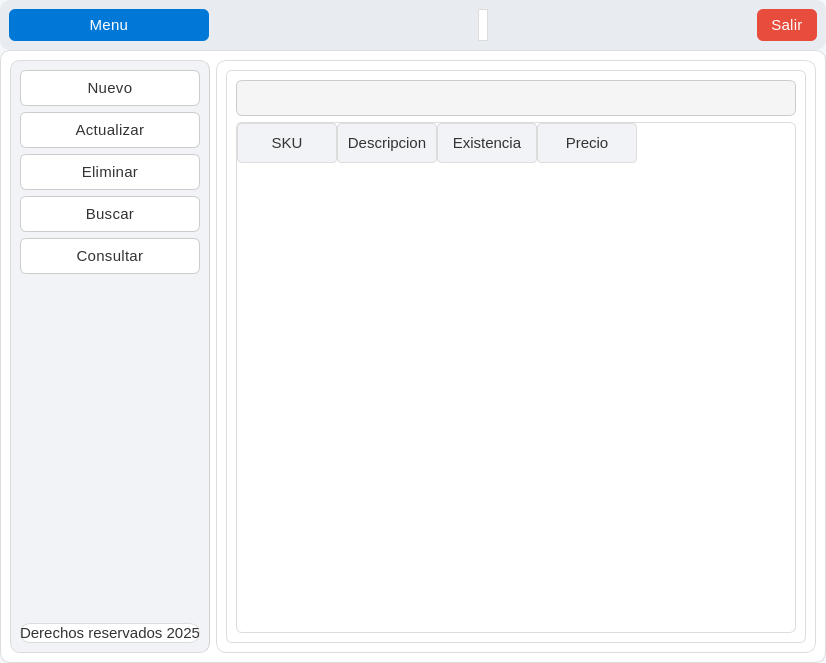
<?xml version="1.0" encoding="UTF-8"?>
<ui version="4.0">
 <class>MainWindow</class>
 <widget class="QMainWindow" name="MainWindow">
  <property name="geometry">
   <rect>
    <x>0</x>
    <y>0</y>
    <width>826</width>
    <height>663</height>
   </rect>
  </property>
  <property name="windowTitle">
   <string>MainWindow</string>
  </property>
  <property name="styleSheet">
   <string notr="true">/* === Estilo general === */
QMainWindow {
    background-color: #f6f7fb;
    color: #333333;
    font-family: &quot;Segoe UI Variable&quot;, &quot;Roboto&quot;, &quot;Open Sans&quot;, sans-serif;
    font-size: 16px;
    font-weight: 300; /* Más delgada */
}

/* === Frames === */
QFrame {
    background-color: #ffffff;
    border-radius: 10px;
    border: 1px solid #dcdcdc;
}

/* Barra superior */
#frame_superior {
    background-color: #e8ecf1;
    border: none;
}

/* Panel lateral */
#frame_lateral {
    background-color: #f1f3f6;
    border-right: 1px solid #d1d1d1;
}

/* Área principal */
#frame_paginas {
    background-color: #ffffff;
}

/* === Botones === */
QPushButton {
    background-color: #f5f5f5;
    color: #333333;
    border: 1px solid #cccccc;
    border-radius: 6px;
    padding: 8px 14px;
    font-weight: 400;
    font-size: 15px;
    letter-spacing: 0.3px;
}

QPushButton:hover {
    background-color: #0078d7;
    color: #ffffff;
    border: 1px solid #0078d7;
}

QPushButton:pressed {
    background-color: #005a9e;
    color: #ffffff;
    border: 1px solid #005a9e;
}

/* Botón principal (Menú) */
#boton_menu {
    background-color: #0078d7;
    color: white;
    border: none;
    font-weight: 400;
}
#boton_menu:hover {
    background-color: #006cbe;
}
#boton_menu:pressed {
    background-color: #005a9e;
}

/* Botón salir */
#boton_salir {
    background-color: #e74c3c;
    color: white;
    border: none;
}
#boton_salir:hover {
    background-color: #c0392b;
}
#boton_salir:pressed {
    background-color: #a93226;
}

/* === Campos de texto === */
QLineEdit {
    background-color: #ffffff;
    color: #333333;
    border: 1px solid #cccccc;
    border-radius: 4px;
    padding: 6px 8px;
    font-size: 15px;
    font-weight: 300;
}

QLineEdit:focus {
    border: 1px solid #0078d7;
    background-color: #f9fcff;
}

/* === Labels === */
QLabel {
    color: #333333;
    font-weight: 300;
    font-size: 15px;
}

/* Label inferior o secundario */
#label {
    color: #666666;
    font-size: 13px;
    font-style: italic;
}

/* === Stacked Widget === */
QStackedWidget {
    background-color: #ffffff;
    border: 1px solid #dcdcdc;
    border-radius: 6px;
}

/* === Scrollbars === */
QScrollBar:vertical {
    border: none;
    background: #f0f0f0;
    width: 10px;
    border-radius: 4px;
}
QScrollBar::handle:vertical {
    background: #cccccc;
    min-height: 20px;
    border-radius: 4px;
}
QScrollBar::handle:vertical:hover {
    background: #0078d7;
}
QScrollBar::add-line:vertical,
QScrollBar::sub-line:vertical {
    height: 0;
}

/* === Layouts === */
QVBoxLayout, QHBoxLayout {
    spacing: 10px;
}

/* === Botones laterales === */
#boton_agregar, #boton_buscar, #boton_actualizar, #boton_eliminar, #boton_consultar {
    background-color: #ffffff;
    border: 1px solid #cccccc;
    color: #333333;
    font-weight: 400;
    font-size: 15px;
}

#boton_agregar:hover, 
#boton_buscar:hover, 
#boton_actualizar:hover, 
#boton_eliminar:hover,
#boton_consultar:hover {
    background-color: #e8f0fe;
    border: 1px solid #0078d7;
    color: #0078d7;
}

#boton_agregar:pressed, 
#boton_buscar:pressed, 
#boton_actualizar:pressed, 
#boton_eliminar:pressed ,
#boton_consultar:pressed{
    background-color: #cce0ff;
}

/* === Tooltips === */
QToolTip {
    background-color: #ffffff;
    color: #333333;
    border: 1px solid #0078d7;
    padding: 6px;
    border-radius: 4px;
    font-size: 14px;
}</string>
  </property>
  <widget class="QWidget" name="centralwidget">
   <layout class="QVBoxLayout" name="verticalLayout" stretch="1,8">
    <property name="spacing">
     <number>0</number>
    </property>
    <property name="leftMargin">
     <number>0</number>
    </property>
    <property name="topMargin">
     <number>0</number>
    </property>
    <property name="rightMargin">
     <number>0</number>
    </property>
    <property name="bottomMargin">
     <number>0</number>
    </property>
    <item>
     <widget class="QFrame" name="frame_superior">
      <property name="minimumSize">
       <size>
        <width>0</width>
        <height>50</height>
       </size>
      </property>
      <property name="maximumSize">
       <size>
        <width>16777215</width>
        <height>50</height>
       </size>
      </property>
      <property name="frameShape">
       <enum>QFrame::StyledPanel</enum>
      </property>
      <property name="frameShadow">
       <enum>QFrame::Raised</enum>
      </property>
      <layout class="QHBoxLayout" name="horizontalLayout">
       <item>
        <widget class="QPushButton" name="boton_menu">
         <property name="minimumSize">
          <size>
           <width>200</width>
           <height>0</height>
          </size>
         </property>
         <property name="text">
          <string>Menu</string>
         </property>
         <property name="icon">
          <iconset>
           <normaloff>../resources/imagenes/boton_menu.png</normaloff>../resources/imagenes/boton_menu.png</iconset>
         </property>
         <property name="iconSize">
          <size>
           <width>32</width>
           <height>32</height>
          </size>
         </property>
        </widget>
       </item>
       <item>
        <spacer name="horizontalSpacer">
         <property name="orientation">
          <enum>Qt::Horizontal</enum>
         </property>
         <property name="sizeHint" stdset="0">
          <size>
           <width>161</width>
           <height>20</height>
          </size>
         </property>
        </spacer>
       </item>
       <item>
        <widget class="QLabel" name="label">
         <property name="text">
          <string/>
         </property>
        </widget>
       </item>
       <item>
        <spacer name="horizontalSpacer_2">
         <property name="orientation">
          <enum>Qt::Horizontal</enum>
         </property>
         <property name="sizeHint" stdset="0">
          <size>
           <width>161</width>
           <height>20</height>
          </size>
         </property>
        </spacer>
       </item>
       <item>
        <widget class="QPushButton" name="boton_salir">
         <property name="text">
          <string>Salir</string>
         </property>
         <property name="icon">
          <iconset>
           <normaloff>../resources/imagenes/salir.png</normaloff>../resources/imagenes/salir.png</iconset>
         </property>
         <property name="iconSize">
          <size>
           <width>32</width>
           <height>32</height>
          </size>
         </property>
        </widget>
       </item>
      </layout>
     </widget>
    </item>
    <item>
     <widget class="QFrame" name="frame_central">
      <property name="frameShape">
       <enum>QFrame::StyledPanel</enum>
      </property>
      <property name="frameShadow">
       <enum>QFrame::Raised</enum>
      </property>
      <layout class="QHBoxLayout" name="horizontalLayout_2">
       <item>
        <widget class="QFrame" name="frame_lateral">
         <property name="minimumSize">
          <size>
           <width>0</width>
           <height>200</height>
          </size>
         </property>
         <property name="maximumSize">
          <size>
           <width>200</width>
           <height>16777215</height>
          </size>
         </property>
         <property name="frameShape">
          <enum>QFrame::StyledPanel</enum>
         </property>
         <property name="frameShadow">
          <enum>QFrame::Raised</enum>
         </property>
         <layout class="QVBoxLayout" name="verticalLayout_2">
          <item>
           <widget class="QPushButton" name="boton_agregar">
            <property name="layoutDirection">
             <enum>Qt::RightToLeft</enum>
            </property>
            <property name="text">
             <string>Nuevo</string>
            </property>
            <property name="icon">
             <iconset>
              <normaloff>../resources/imagenes/boton_agregar.png</normaloff>../resources/imagenes/boton_agregar.png</iconset>
            </property>
            <property name="iconSize">
             <size>
              <width>32</width>
              <height>32</height>
             </size>
            </property>
           </widget>
          </item>
          <item>
           <widget class="QPushButton" name="boton_actualizar">
            <property name="layoutDirection">
             <enum>Qt::RightToLeft</enum>
            </property>
            <property name="text">
             <string>Actualizar</string>
            </property>
            <property name="icon">
             <iconset>
              <normaloff>../resources/imagenes/boton_modificar.png</normaloff>../resources/imagenes/boton_modificar.png</iconset>
            </property>
            <property name="iconSize">
             <size>
              <width>32</width>
              <height>32</height>
             </size>
            </property>
           </widget>
          </item>
          <item>
           <widget class="QPushButton" name="boton_eliminar">
            <property name="layoutDirection">
             <enum>Qt::RightToLeft</enum>
            </property>
            <property name="text">
             <string>Eliminar</string>
            </property>
            <property name="icon">
             <iconset>
              <normaloff>../resources/imagenes/boton_eliminar.png</normaloff>../resources/imagenes/boton_eliminar.png</iconset>
            </property>
            <property name="iconSize">
             <size>
              <width>32</width>
              <height>32</height>
             </size>
            </property>
           </widget>
          </item>
          <item>
           <widget class="QPushButton" name="boton_buscar">
            <property name="layoutDirection">
             <enum>Qt::RightToLeft</enum>
            </property>
            <property name="text">
             <string>Buscar</string>
            </property>
            <property name="icon">
             <iconset>
              <normaloff>../resources/imagenes/BUSCAR.png</normaloff>../resources/imagenes/BUSCAR.png</iconset>
            </property>
            <property name="iconSize">
             <size>
              <width>32</width>
              <height>32</height>
             </size>
            </property>
           </widget>
          </item>
          <item>
           <widget class="QPushButton" name="boton_consultar">
            <property name="layoutDirection">
             <enum>Qt::RightToLeft</enum>
            </property>
            <property name="text">
             <string>Consultar</string>
            </property>
            <property name="icon">
             <iconset>
              <normaloff>../resources/imagenes/boton_consultar.png</normaloff>../resources/imagenes/boton_consultar.png</iconset>
            </property>
            <property name="iconSize">
             <size>
              <width>32</width>
              <height>32</height>
             </size>
            </property>
           </widget>
          </item>
          <item>
           <spacer name="verticalSpacer">
            <property name="orientation">
             <enum>Qt::Vertical</enum>
            </property>
            <property name="sizeHint" stdset="0">
             <size>
              <width>20</width>
              <height>204</height>
             </size>
            </property>
           </spacer>
          </item>
          <item>
           <widget class="QLabel" name="label_mensaje">
            <property name="text">
             <string>Derechos reservados 2025</string>
            </property>
            <property name="alignment">
             <set>Qt::AlignCenter</set>
            </property>
           </widget>
          </item>
         </layout>
        </widget>
       </item>
       <item>
        <widget class="QFrame" name="frame_paginas">
         <property name="frameShape">
          <enum>QFrame::StyledPanel</enum>
         </property>
         <property name="frameShadow">
          <enum>QFrame::Raised</enum>
         </property>
         <layout class="QVBoxLayout" name="verticalLayout_3">
          <item>
           <widget class="QStackedWidget" name="stackedWidget">
            <property name="currentIndex">
             <number>4</number>
            </property>
            <widget class="QWidget" name="page_agregar">
             <layout class="QVBoxLayout" name="verticalLayout_6">
              <item>
               <layout class="QGridLayout" name="gridLayout">
                <item row="0" column="0">
                 <widget class="QLabel" name="label_3">
                  <property name="text">
                   <string>SKU</string>
                  </property>
                 </widget>
                </item>
                <item row="1" column="0">
                 <widget class="QLabel" name="label_4">
                  <property name="text">
                   <string>Descripcion</string>
                  </property>
                 </widget>
                </item>
                <item row="1" column="1">
                 <widget class="QLineEdit" name="descripcion_agregar"/>
                </item>
                <item row="2" column="0">
                 <widget class="QLabel" name="label_5">
                  <property name="text">
                   <string>Existencia</string>
                  </property>
                 </widget>
                </item>
                <item row="0" column="1">
                 <widget class="QLineEdit" name="sku_agregar">
                  <property name="minimumSize">
                   <size>
                    <width>150</width>
                    <height>0</height>
                   </size>
                  </property>
                  <property name="maximumSize">
                   <size>
                    <width>150</width>
                    <height>16777215</height>
                   </size>
                  </property>
                 </widget>
                </item>
                <item row="3" column="1">
                 <widget class="QLineEdit" name="precio_agregar">
                  <property name="minimumSize">
                   <size>
                    <width>80</width>
                    <height>0</height>
                   </size>
                  </property>
                  <property name="maximumSize">
                   <size>
                    <width>80</width>
                    <height>16777215</height>
                   </size>
                  </property>
                 </widget>
                </item>
                <item row="2" column="1">
                 <widget class="QLineEdit" name="existencia_agregar">
                  <property name="minimumSize">
                   <size>
                    <width>100</width>
                    <height>0</height>
                   </size>
                  </property>
                  <property name="maximumSize">
                   <size>
                    <width>100</width>
                    <height>16777215</height>
                   </size>
                  </property>
                 </widget>
                </item>
                <item row="3" column="0">
                 <widget class="QLabel" name="label_6">
                  <property name="text">
                   <string>Precio</string>
                  </property>
                 </widget>
                </item>
               </layout>
              </item>
              <item>
               <widget class="QPushButton" name="boton_accion_agregar">
                <property name="text">
                 <string>Guardar</string>
                </property>
                <property name="icon">
                 <iconset>
                  <normaloff>../resources/imagenes/guardar.png</normaloff>../resources/imagenes/guardar.png</iconset>
                </property>
                <property name="iconSize">
                 <size>
                  <width>32</width>
                  <height>32</height>
                 </size>
                </property>
               </widget>
              </item>
             </layout>
            </widget>
            <widget class="QWidget" name="page_buscar">
             <layout class="QVBoxLayout" name="verticalLayout_8">
              <item>
               <layout class="QGridLayout" name="gridLayout_5">
                <item row="0" column="1">
                 <widget class="QLineEdit" name="sku_buscar">
                  <property name="minimumSize">
                   <size>
                    <width>150</width>
                    <height>0</height>
                   </size>
                  </property>
                  <property name="maximumSize">
                   <size>
                    <width>150</width>
                    <height>16777215</height>
                   </size>
                  </property>
                 </widget>
                </item>
                <item row="0" column="0">
                 <widget class="QLabel" name="label_19">
                  <property name="text">
                   <string>SKU</string>
                  </property>
                 </widget>
                </item>
                <item row="2" column="1">
                 <widget class="QLineEdit" name="existencia_buscar">
                  <property name="minimumSize">
                   <size>
                    <width>100</width>
                    <height>0</height>
                   </size>
                  </property>
                  <property name="maximumSize">
                   <size>
                    <width>100</width>
                    <height>16777215</height>
                   </size>
                  </property>
                 </widget>
                </item>
                <item row="3" column="1">
                 <widget class="QLineEdit" name="precio_buscar">
                  <property name="minimumSize">
                   <size>
                    <width>80</width>
                    <height>0</height>
                   </size>
                  </property>
                  <property name="maximumSize">
                   <size>
                    <width>80</width>
                    <height>16777215</height>
                   </size>
                  </property>
                 </widget>
                </item>
                <item row="1" column="1">
                 <widget class="QLineEdit" name="descripcion_buscar"/>
                </item>
                <item row="1" column="0">
                 <widget class="QLabel" name="label_20">
                  <property name="text">
                   <string>Descripcion</string>
                  </property>
                 </widget>
                </item>
                <item row="2" column="0">
                 <widget class="QLabel" name="label_21">
                  <property name="text">
                   <string>Existencia</string>
                  </property>
                 </widget>
                </item>
                <item row="3" column="0">
                 <widget class="QLabel" name="label_22">
                  <property name="text">
                   <string>Precio</string>
                  </property>
                 </widget>
                </item>
                <item row="0" column="2">
                 <widget class="QPushButton" name="boton_buscar_buscar">
                  <property name="text">
                   <string/>
                  </property>
                  <property name="icon">
                   <iconset>
                    <normaloff>../resources/imagenes/BUSCAR.png</normaloff>../resources/imagenes/BUSCAR.png</iconset>
                  </property>
                  <property name="iconSize">
                   <size>
                    <width>32</width>
                    <height>32</height>
                   </size>
                  </property>
                 </widget>
                </item>
               </layout>
              </item>
              <item>
               <widget class="QPushButton" name="boton_accion_limpiar">
                <property name="text">
                 <string>Limpiar</string>
                </property>
                <property name="icon">
                 <iconset>
                  <normaloff>../resources/imagenes/limpiar.png</normaloff>../resources/imagenes/limpiar.png</iconset>
                </property>
                <property name="iconSize">
                 <size>
                  <width>32</width>
                  <height>32</height>
                 </size>
                </property>
               </widget>
              </item>
             </layout>
            </widget>
            <widget class="QWidget" name="page_actualizar">
             <layout class="QVBoxLayout" name="verticalLayout_4">
              <item>
               <layout class="QGridLayout" name="gridLayout_2">
                <item row="0" column="1">
                 <widget class="QLineEdit" name="sku_actualizar">
                  <property name="minimumSize">
                   <size>
                    <width>150</width>
                    <height>0</height>
                   </size>
                  </property>
                  <property name="maximumSize">
                   <size>
                    <width>150</width>
                    <height>16777215</height>
                   </size>
                  </property>
                 </widget>
                </item>
                <item row="0" column="0">
                 <widget class="QLabel" name="label_8">
                  <property name="text">
                   <string>SKU</string>
                  </property>
                 </widget>
                </item>
                <item row="2" column="1">
                 <widget class="QLineEdit" name="existencia_actualizar">
                  <property name="minimumSize">
                   <size>
                    <width>100</width>
                    <height>0</height>
                   </size>
                  </property>
                  <property name="maximumSize">
                   <size>
                    <width>100</width>
                    <height>16777215</height>
                   </size>
                  </property>
                 </widget>
                </item>
                <item row="3" column="1">
                 <widget class="QLineEdit" name="precio_actualizar">
                  <property name="minimumSize">
                   <size>
                    <width>80</width>
                    <height>0</height>
                   </size>
                  </property>
                  <property name="maximumSize">
                   <size>
                    <width>80</width>
                    <height>16777215</height>
                   </size>
                  </property>
                 </widget>
                </item>
                <item row="1" column="1">
                 <widget class="QLineEdit" name="descripcion_actualizar"/>
                </item>
                <item row="1" column="0">
                 <widget class="QLabel" name="label_10">
                  <property name="text">
                   <string>Descripcion</string>
                  </property>
                 </widget>
                </item>
                <item row="2" column="0">
                 <widget class="QLabel" name="label_9">
                  <property name="text">
                   <string>Existencia</string>
                  </property>
                 </widget>
                </item>
                <item row="3" column="0">
                 <widget class="QLabel" name="label_7">
                  <property name="text">
                   <string>Precio</string>
                  </property>
                 </widget>
                </item>
                <item row="0" column="2">
                 <widget class="QPushButton" name="boton_buscar_actualizar">
                  <property name="text">
                   <string/>
                  </property>
                  <property name="icon">
                   <iconset>
                    <normaloff>../resources/imagenes/BUSCAR.png</normaloff>../resources/imagenes/BUSCAR.png</iconset>
                  </property>
                  <property name="iconSize">
                   <size>
                    <width>32</width>
                    <height>32</height>
                   </size>
                  </property>
                 </widget>
                </item>
               </layout>
              </item>
              <item>
               <widget class="QPushButton" name="boton_accion_actualizar">
                <property name="text">
                 <string>Actualizar</string>
                </property>
                <property name="icon">
                 <iconset>
                  <normaloff>../resources/imagenes/boton_modificar.png</normaloff>../resources/imagenes/boton_modificar.png</iconset>
                </property>
                <property name="iconSize">
                 <size>
                  <width>32</width>
                  <height>32</height>
                 </size>
                </property>
               </widget>
              </item>
             </layout>
            </widget>
            <widget class="QWidget" name="page_eliminar">
             <layout class="QVBoxLayout" name="verticalLayout_5">
              <item>
               <layout class="QGridLayout" name="gridLayout_3">
                <item row="0" column="1">
                 <widget class="QLineEdit" name="sku_eliminar">
                  <property name="minimumSize">
                   <size>
                    <width>150</width>
                    <height>0</height>
                   </size>
                  </property>
                  <property name="maximumSize">
                   <size>
                    <width>150</width>
                    <height>16777215</height>
                   </size>
                  </property>
                 </widget>
                </item>
                <item row="0" column="0">
                 <widget class="QLabel" name="label_11">
                  <property name="text">
                   <string>SKU</string>
                  </property>
                 </widget>
                </item>
                <item row="2" column="1">
                 <widget class="QLineEdit" name="existencia_eliminar">
                  <property name="minimumSize">
                   <size>
                    <width>100</width>
                    <height>0</height>
                   </size>
                  </property>
                  <property name="maximumSize">
                   <size>
                    <width>100</width>
                    <height>16777215</height>
                   </size>
                  </property>
                 </widget>
                </item>
                <item row="3" column="1">
                 <widget class="QLineEdit" name="precio_eliminar">
                  <property name="minimumSize">
                   <size>
                    <width>80</width>
                    <height>0</height>
                   </size>
                  </property>
                  <property name="maximumSize">
                   <size>
                    <width>80</width>
                    <height>16777215</height>
                   </size>
                  </property>
                 </widget>
                </item>
                <item row="1" column="1">
                 <widget class="QLineEdit" name="descripcion_eliminar"/>
                </item>
                <item row="1" column="0">
                 <widget class="QLabel" name="label_12">
                  <property name="text">
                   <string>Descripcion</string>
                  </property>
                 </widget>
                </item>
                <item row="2" column="0">
                 <widget class="QLabel" name="label_13">
                  <property name="text">
                   <string>Existencia</string>
                  </property>
                 </widget>
                </item>
                <item row="3" column="0">
                 <widget class="QLabel" name="label_14">
                  <property name="text">
                   <string>Precio</string>
                  </property>
                 </widget>
                </item>
                <item row="0" column="2">
                 <widget class="QPushButton" name="boton_buscar_eliminar">
                  <property name="text">
                   <string/>
                  </property>
                  <property name="icon">
                   <iconset>
                    <normaloff>../resources/imagenes/BUSCAR.png</normaloff>../resources/imagenes/BUSCAR.png</iconset>
                  </property>
                  <property name="iconSize">
                   <size>
                    <width>32</width>
                    <height>32</height>
                   </size>
                  </property>
                 </widget>
                </item>
               </layout>
              </item>
              <item>
               <widget class="QPushButton" name="boton_accion_eliminar">
                <property name="text">
                 <string>Eliminar</string>
                </property>
                <property name="icon">
                 <iconset>
                  <normaloff>../resources/imagenes/boton_eliminar.png</normaloff>../resources/imagenes/boton_eliminar.png</iconset>
                </property>
                <property name="iconSize">
                 <size>
                  <width>32</width>
                  <height>32</height>
                 </size>
                </property>
               </widget>
              </item>
             </layout>
            </widget>
            <widget class="QWidget" name="page_consultar">
             <layout class="QVBoxLayout" name="verticalLayout_7">
              <item>
               <widget class="QPushButton" name="boton_accion_refrescar">
                <property name="text">
                 <string/>
                </property>
                <property name="icon">
                 <iconset>
                  <normaloff>../resources/imagenes/boton_refrescar.png</normaloff>../resources/imagenes/boton_refrescar.png</iconset>
                </property>
                <property name="iconSize">
                 <size>
                  <width>32</width>
                  <height>32</height>
                 </size>
                </property>
               </widget>
              </item>
              <item>
               <widget class="QTableWidget" name="tabla_productos">
                <property name="styleSheet">
                 <string notr="true">/* === Tablas === */
QTableWidget {
    background-color: #ffffff;
    color: #333333;
    gridline-color: #e0e0e0;
    border: 1px solid #dcdcdc;
    border-radius: 6px;
    font-family: &quot;Segoe UI Variable&quot;, &quot;Roboto&quot;, &quot;Open Sans&quot;, sans-serif;
    font-size: 15px;
    font-weight: 300;
    selection-background-color: #e8f0fe; /* azul claro al seleccionar */
    selection-color: #0078d7;
    alternate-background-color: #f9fafc; /* filas alternadas */
}

/* Cabecera horizontal */
QHeaderView::section {
    background-color: #f1f3f6;
    color: #333333;
    border: 1px solid #dcdcdc;
    border-radius: 4px;
    font-weight: 400;
    font-size: 15px;
    padding: 8px;
}

/* Cabecera horizontal al pasar el cursor */
QHeaderView::section:hover {
    background-color: #e8ecf1;
}

/* Celdas */
QTableWidget::item {
    padding: 6px;
    border: none;
}

/* Celda seleccionada */
QTableWidget::item:selected {
    background-color: #e8f0fe;
    color: #0078d7;
}

/* Bordes del header alineados al contenido */
QHeaderView {
    border: none;
}

/* Barra de desplazamiento dentro de la tabla */
QTableCornerButton::section {
    background-color: #f1f3f6;
    border: 1px solid #dcdcdc;
}

/* Scrollbars coherentes dentro de tablas */
QTableWidget QScrollBar:vertical {
    border: none;
    background: #f0f0f0;
    width: 10px;
    border-radius: 4px;
}
QTableWidget QScrollBar::handle:vertical {
    background: #cccccc;
    min-height: 20px;
    border-radius: 4px;
}
QTableWidget QScrollBar::handle:vertical:hover {
    background: #0078d7;
}
QTableWidget QScrollBar::add-line:vertical,
QTableWidget QScrollBar::sub-line:vertical {
    height: 0;
}</string>
                </property>
                <column>
                 <property name="text">
                  <string>SKU</string>
                 </property>
                </column>
                <column>
                 <property name="text">
                  <string>Descripcion</string>
                 </property>
                </column>
                <column>
                 <property name="text">
                  <string>Existencia</string>
                 </property>
                </column>
                <column>
                 <property name="text">
                  <string>Precio</string>
                 </property>
                </column>
               </widget>
              </item>
             </layout>
            </widget>
           </widget>
          </item>
         </layout>
        </widget>
       </item>
      </layout>
     </widget>
    </item>
   </layout>
  </widget>
 </widget>
 <resources/>
 <connections/>
</ui>
